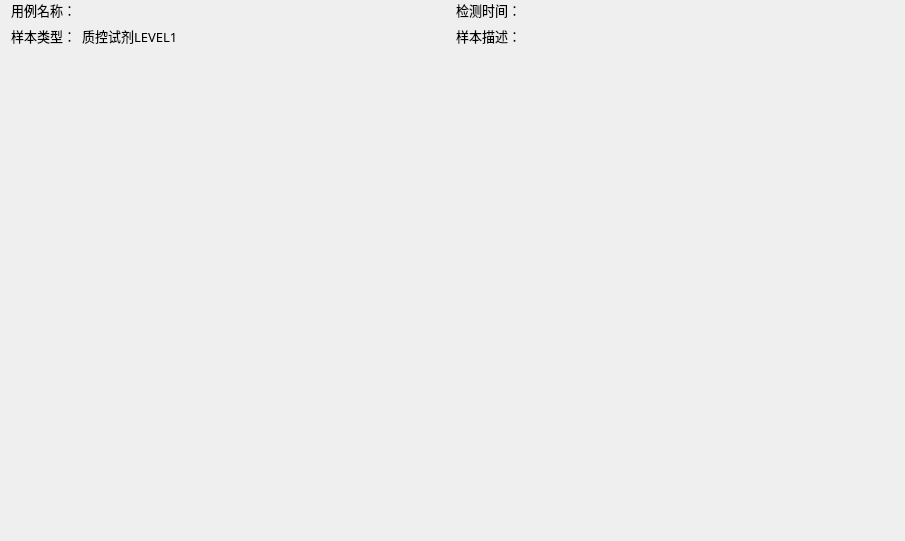
<?xml version="1.0" encoding="UTF-8"?>
<ui version="4.0">
 <class>DetailedSampleForm</class>
 <widget class="QWidget" name="DetailedSampleForm">
  <property name="geometry">
   <rect>
    <x>0</x>
    <y>0</y>
    <width>905</width>
    <height>541</height>
   </rect>
  </property>
  <property name="font">
   <font>
    <family>微软雅黑</family>
    <pointsize>10</pointsize>
   </font>
  </property>
  <property name="windowTitle">
   <string>Form</string>
  </property>
  <layout class="QGridLayout" name="gridLayout">
   <property name="topMargin">
    <number>0</number>
   </property>
   <item row="2" column="0" colspan="4">
    <widget class="Plot" name="qwtTegPlot">
     <property name="font">
      <font>
       <family>微软雅黑</family>
       <pointsize>10</pointsize>
      </font>
     </property>
    </widget>
   </item>
   <item row="0" column="0">
    <widget class="QLabel" name="label">
     <property name="font">
      <font>
       <family>微软雅黑</family>
       <pointsize>10</pointsize>
      </font>
     </property>
     <property name="text">
      <string>用例名称：</string>
     </property>
    </widget>
   </item>
   <item row="0" column="2">
    <widget class="QLabel" name="label_4">
     <property name="font">
      <font>
       <family>微软雅黑</family>
       <pointsize>10</pointsize>
      </font>
     </property>
     <property name="text">
      <string>检测时间：</string>
     </property>
    </widget>
   </item>
   <item row="1" column="2">
    <widget class="QLabel" name="label_3">
     <property name="font">
      <font>
       <family>微软雅黑</family>
       <pointsize>10</pointsize>
      </font>
     </property>
     <property name="text">
      <string>样本描述：</string>
     </property>
    </widget>
   </item>
   <item row="1" column="0">
    <widget class="QLabel" name="label_2">
     <property name="font">
      <font>
       <family>微软雅黑</family>
       <pointsize>10</pointsize>
      </font>
     </property>
     <property name="text">
      <string>样本类型：</string>
     </property>
    </widget>
   </item>
   <item row="0" column="3">
    <widget class="QLabel" name="lbDetectionTime">
     <property name="sizePolicy">
      <sizepolicy hsizetype="Expanding" vsizetype="Fixed">
       <horstretch>0</horstretch>
       <verstretch>0</verstretch>
      </sizepolicy>
     </property>
     <property name="font">
      <font>
       <family>微软雅黑</family>
       <pointsize>10</pointsize>
      </font>
     </property>
     <property name="text">
      <string/>
     </property>
    </widget>
   </item>
   <item row="0" column="1">
    <widget class="QLabel" name="lbPatientName">
     <property name="sizePolicy">
      <sizepolicy hsizetype="Expanding" vsizetype="Fixed">
       <horstretch>0</horstretch>
       <verstretch>0</verstretch>
      </sizepolicy>
     </property>
     <property name="font">
      <font>
       <family>微软雅黑</family>
       <pointsize>10</pointsize>
      </font>
     </property>
     <property name="text">
      <string/>
     </property>
    </widget>
   </item>
   <item row="1" column="1">
    <widget class="QLabel" name="lbSampleType">
     <property name="sizePolicy">
      <sizepolicy hsizetype="Expanding" vsizetype="Fixed">
       <horstretch>0</horstretch>
       <verstretch>0</verstretch>
      </sizepolicy>
     </property>
     <property name="font">
      <font>
       <family>微软雅黑</family>
       <pointsize>10</pointsize>
      </font>
     </property>
     <property name="text">
      <string>质控试剂LEVEL1</string>
     </property>
    </widget>
   </item>
   <item row="1" column="3">
    <widget class="QLabel" name="lbSampleDesc">
     <property name="sizePolicy">
      <sizepolicy hsizetype="Expanding" vsizetype="Fixed">
       <horstretch>0</horstretch>
       <verstretch>0</verstretch>
      </sizepolicy>
     </property>
     <property name="font">
      <font>
       <family>微软雅黑</family>
       <pointsize>10</pointsize>
      </font>
     </property>
     <property name="text">
      <string/>
     </property>
    </widget>
   </item>
  </layout>
 </widget>
 <customwidgets>
  <customwidget>
   <class>Plot</class>
   <extends>QFrame</extends>
   <header>plot.h</header>
   <container>1</container>
  </customwidget>
 </customwidgets>
 <resources/>
 <connections/>
</ui>
